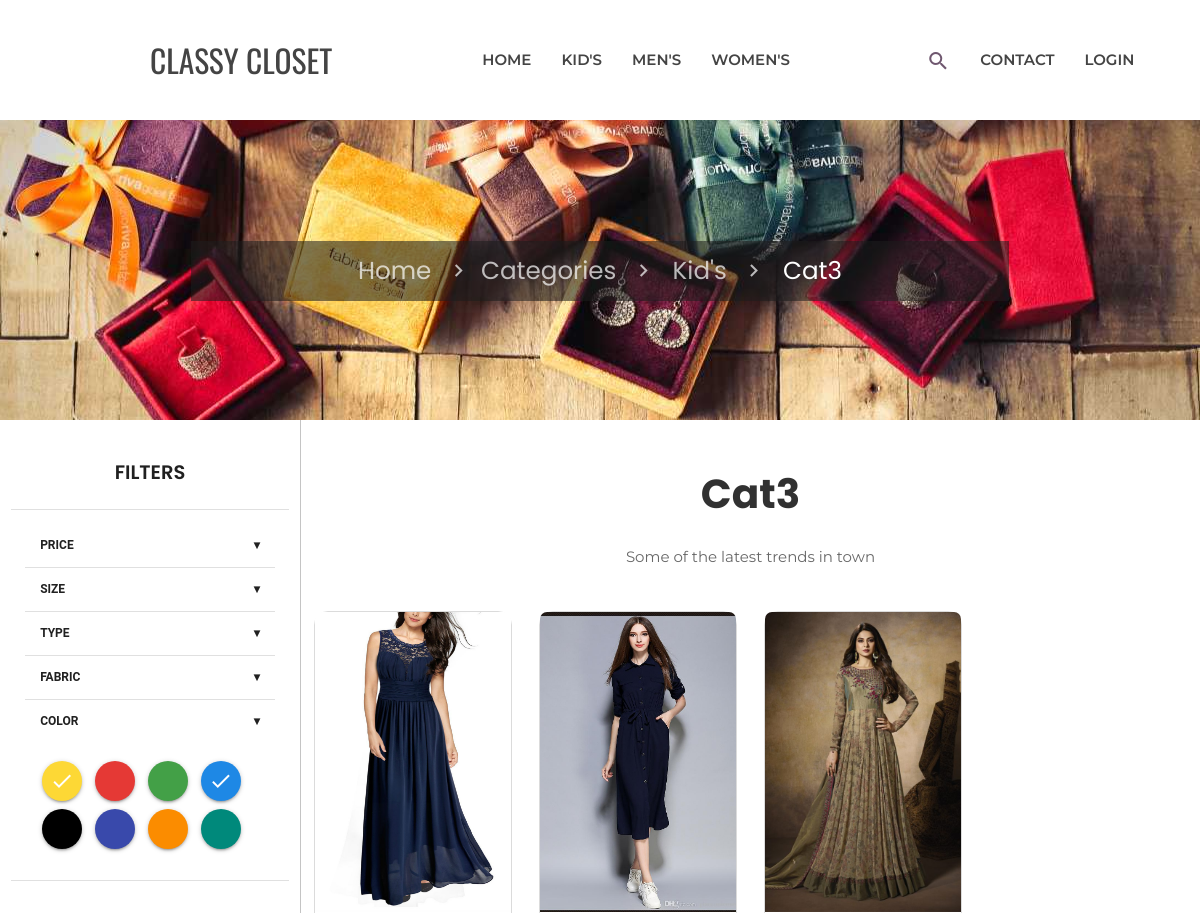
/sub_categories.php?id=18 (upper part), run on an earlier commit of the app's database.
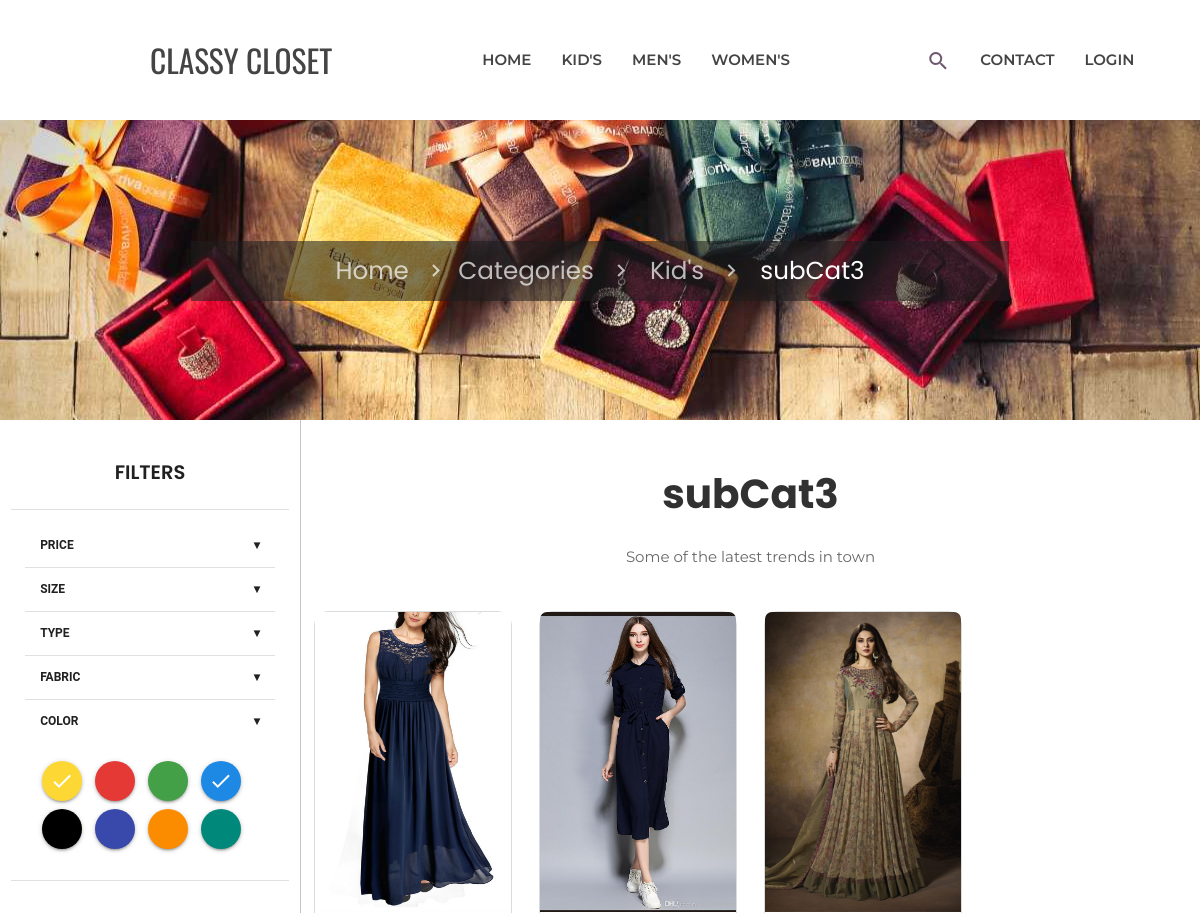
And on a later commit of the database.
### tables this page shows
CREATE TABLE `categories` (
  `id` int(11) NOT NULL,
  `super_categories_id` int(11) NOT NULL,
  `categories` varchar(255) NOT NULL,
  `status` tinyint(4) NOT NULL
);

### includes/function.inc.php (called while the page is built, shortened)
<?php
function get_product($con, $limit = '', $cat_id = '', $product_id = '')
{
    $data = array();
    $sql = "SELECT product.*,categories.categories FROM product,categories WHERE product.status=1";
    if ($cat_id != '') {
        $sql .= " AND product.categories_id=$cat_id";
    }
    $sql .= " AND product.categories_id=categories.id";
    $sql .= " ORDER BY product.id DESC";
    $res = mysqli_query($con, $sql);
    while ($row = mysqli_fetch_assoc($res)) {
        $data[] = $row;
    }
    return $data;
}

### sub_categories.php (the view, shortened to what the changed rows need)
<?php require('includes/header.inc.php');
$cat_id = mysqli_real_escape_string($con, $_GET['id']);
if ($cat_id > 0) {
    $get_product = get_product($con, '', $cat_id, '');
} else {
?>
    <script>
        window.location.href = 'index.php'
    </script>
<?php }
$super_cat_res = mysqli_query($con, "SELECT super_category.*,categories.super_categories_id FROM super_category,categories WHERE super_category.id = categories.super_categories_id AND categories.id=$cat_id");
$super_cat_arr = array();
while ($row1 = mysqli_fetch_assoc($super_cat_res)) {
    $super_cat_arr[] = $row1;
}
?>
<section>
    <div class="parallax-container valign-wrapper">
        <div class="section no-pad-bot">
            <div class="container">
                <div class="row center">
                    <h5 class="header col s12">
                        <div class="breadcrumb_wrapper">
                            <a href="index.php" class="breadcrumb">Home</a>
                            <a href="super_categories.php" class="breadcrumb">Categories</a>
                            <a href="categories.php?id=<?php echo $super_cat_arr[0]['super_categories_id'] ?>" class="breadcrumb">
                                <?php
                                echo $super_cat_arr[0]['super_category'];
                                ?>
                            </a>
                            <a class="breadcrumb">
                                <?php
                                if (!empty($get_product)) {
                                    echo $get_product['0']['categories'];
                                }
                                ?>
                            </a>
                        </div>
                    </h5>
                </div>
            </div>
        </div>
    </div>
</section>
<?php
if (count($get_product) > 0) {
?>
    <div class="row" style="background-color: #fff;margin-bottom: 0px;">
        <div id="filters" class="col s12 m3" ;>
            <h1 class="title center">Filters</h1>
            <div class="filter_content">
                <div id="price" class="">
                    <h1 class="filter_head">Price <span class="right"> &#9662;</span></h1>
                </div>
                <div id="size" class="">
                    <h1 class="filter_head">Size <span class="right"> &#9662;</span></h1>
                </div>
                <div id="type" class="">
                    <h1 class="filter_head">Type <span class="right"> &#9662;</span></h1>
                </div>
                <div id="fabric" class="">
                    <h1 class="filter_head">Fabric <span class="right"> &#9662;</span></h1>
                </div>
                <div id="color" class="">
                    <h1 class="filter_head">Color <span class="right"> &#9662;</span></h1>
                </div>
            </div>
        </div>
        <div class="col s12 m9" style="border-left: solid rgb(196, 196, 196) 1px;">
            <div id="new_arrivals">
                <div class="title center">
                    <h1>
                        <?php
                        if (!empty($get_product)) {
                            echo $get_product['0']['categories'];
                        }
                        ?>
                    </h1>
                    <p>Some of the latest trends in town</p>
                </div>
            </div>
        </div>
    </div>
<?php } else {
    echo '<h4 class="center">No products found</h4>';
}  ?>
<?php require('includes/footer.inc.php'); ?>

What changed in the data, as far as the page shows it:
changed categories: categories "Cat3" → "subCat3"
